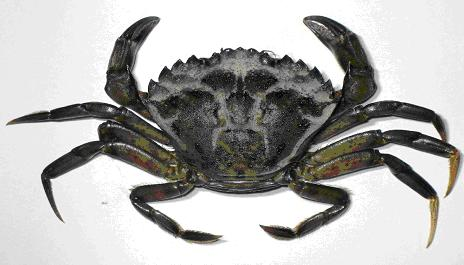
#> input picture source_images/EuropeanGreenCrab.jpg, 464 x 265 px; its folder holds only this picture in this run
$ python main.py
#> lines starting #> are read from the running program, lines starting #| are printed output that depends on the picture
import cv2
import numpy as np
import random
import os
import glob
import json
import yaml

SOURCE_DIR = "source_images"
OUTPUT_DIR = "dataset"
CLASS_NAMES = ["green_crab", "rock_crab", "jonah_crab"]
BOXES_CACHE = os.path.join(SOURCE_DIR, "boxes.json")

COPIES_PER_SOURCE = 150
VAL_SPLIT = 0.15
IMG_SIZE = 640


# [55 lines left out: functions infer_class_id, draw_box_interactively, not called in this run]


def load_or_create_boxes():
    if os.path.exists(BOXES_CACHE):
        with open(BOXES_CACHE) as f:
#> (reads source_images/boxes.json from the repository)
            cache = json.load(f)
    else:
        cache = {}

    image_paths = sorted(glob.glob(os.path.join(SOURCE_DIR, "*.jpg")) +
                          glob.glob(os.path.join(SOURCE_DIR, "*.jpeg")) +
                          glob.glob(os.path.join(SOURCE_DIR, "*.png")))
    if not image_paths:
        raise SystemExit(f"No images found in {SOURCE_DIR}/. Put your crab photos there first.")

    changed = False
    for img_path in image_paths:
        fname = os.path.basename(img_path)
        if fname in cache:
            continue
        print(f"\nLabeling {fname} ...")
        class_id = infer_class_id(fname)
        box = draw_box_interactively(img_path)
        cache[fname] = {"class_id": class_id, "box": list(box)}
        changed = True

    if changed:
        with open(BOXES_CACHE, "w") as f:
            json.dump(cache, f, indent=2)

    return cache


def rotate_point(pt, matrix):
    x, y = pt
    new_x = matrix[0, 0] * x + matrix[0, 1] * y + matrix[0, 2]
    new_y = matrix[1, 0] * x + matrix[1, 1] * y + matrix[1, 2]
    return new_x, new_y


def augment_one(image, box, angle, scale, brightness, contrast):
    h, w = image.shape[:2]
    center = (w / 2, h / 2)
    matrix = cv2.getRotationMatrix2D(center, angle, scale)
    rotated = cv2.warpAffine(image, matrix, (w, h), borderMode=cv2.BORDER_REFLECT)

    x_min, y_min, x_max, y_max = box
    corners = [(x_min, y_min), (x_max, y_min), (x_max, y_max), (x_min, y_max)]
    transformed = [rotate_point(c, matrix) for c in corners]
    xs = [p[0] for p in transformed]
    ys = [p[1] for p in transformed]
    new_box = (max(min(xs), 0), max(min(ys), 0), min(max(xs), w), min(max(ys), h))

    jittered = cv2.convertScaleAbs(rotated, alpha=contrast, beta=brightness)
    return jittered, new_box


def to_yolo_format(box, img_w, img_h):
    x_min, y_min, x_max, y_max = box
    xc = ((x_min + x_max) / 2) / img_w
    yc = ((y_min + y_max) / 2) / img_h
    w = (x_max - x_min) / img_w
    h = (y_max - y_min) / img_h
    return xc, yc, w, h


def main():
    boxes = load_or_create_boxes()

    for split in ["train", "val"]:
        os.makedirs(f"{OUTPUT_DIR}/images/{split}", exist_ok=True)
        os.makedirs(f"{OUTPUT_DIR}/labels/{split}", exist_ok=True)

    total_written = 0
    for fname, info in boxes.items():
        img_path = os.path.join(SOURCE_DIR, fname)
        image = cv2.imread(img_path)
#> image is the input picture: shape (265, 464, 3); mean B, G, R 176.8, 178.7, 179.3
        if image is None:
            print(f"WARNING: could not read {img_path}, skipping")
            continue

        base_name = os.path.splitext(fname)[0]
        class_id = info["class_id"]
        box = tuple(info["box"])

        for i in range(COPIES_PER_SOURCE):
            angle = random.uniform(0, 360)
            scale = random.uniform(0.7, 1.3)
            brightness = random.uniform(-40, 40)
            contrast = random.uniform(0.8, 1.2)

            aug_img, aug_box = augment_one(image, box, angle, scale, brightness, contrast)
            resized = cv2.resize(aug_img, (IMG_SIZE, IMG_SIZE))

            h, w = aug_img.shape[:2]
            scale_x, scale_y = IMG_SIZE / w, IMG_SIZE / h
            final_box = (aug_box[0] * scale_x, aug_box[1] * scale_y,
                         aug_box[2] * scale_x, aug_box[3] * scale_y)

            split = "val" if random.random() < VAL_SPLIT else "train"
            out_name = f"{base_name}_{i:04d}"

            cv2.imwrite(f"{OUTPUT_DIR}/images/{split}/{out_name}.jpg", resized)
            yolo_box = to_yolo_format(final_box, IMG_SIZE, IMG_SIZE)
            with open(f"{OUTPUT_DIR}/labels/{split}/{out_name}.txt", "w") as f:
                f.write(f"{class_id} {' '.join(f'{v:.6f}' for v in yolo_box)}\n")

            total_written += 1
#> this loop made 150 passes
#> (aug_box, final_box, xc in to_yolo_format, yc in to_yolo_format) on passes 1 to 7: ((0, 0, 464, 265), (0, 0, 640, 640), 0.5, 0.5), ((0, 0, 464, 265), (0, 0, 640, 640), 0.5, 0.5), ((0, 0, 464, 265), (0, 0, 640, 640), 0.5, 0.5), ((66.01, 0, 389.3, 265), (91.05, 0, 536.9, 640), 0.491, 0.5), ((0, 0, 461.7, 265), (0, 0, 636.9, 640), 0.498, 0.5), ((0, 0, 464, 265), (0, 0, 640, 640), 0.5, 0.5), ((0, 0, 464, 265), (0, 0, 640, 640), 0.5, 0.5)
#> pass 1, in augment_one, `rotated = cv2.warpAffine(image, matrix, (w, h), borderMode=cv2.BORDER_..`:
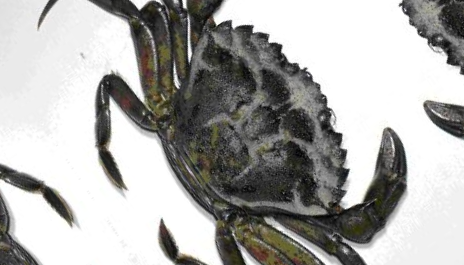
#> rotated: shape (265, 464, 3); mean B, G, R 169.8, 172.1, 172.6
#> pass 1, in augment_one, `jittered = cv2.convertScaleAbs(rotated, alpha=contrast, beta=brightness)`:
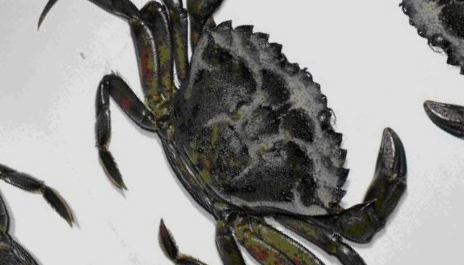
#> jittered: shape (265, 464, 3); mean B, G, R 147.1, 149.1, 149.5
#> pass 1, in main, `resized = cv2.resize(aug_img, (IMG_SIZE, IMG_SIZE))`:
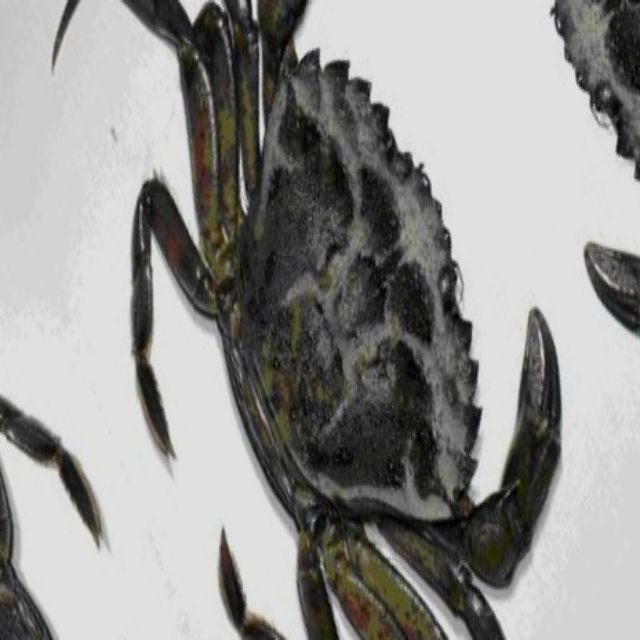
#> resized: shape (640, 640, 3); mean B, G, R 147, 149, 149.4
#> pass 2, in augment_one (call 2), `rotated = cv2.warpAffine(image, matrix, (w, h), borderMode=cv2.BORDER_..`:
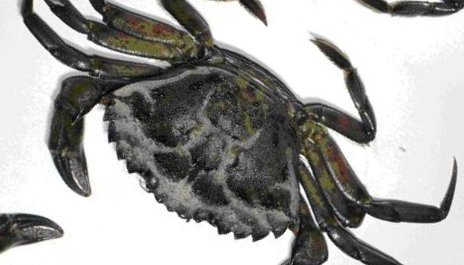
#> rotated: shape (265, 464, 3); mean B, G, R 161.1, 163.4, 163.9
#> after the loop:
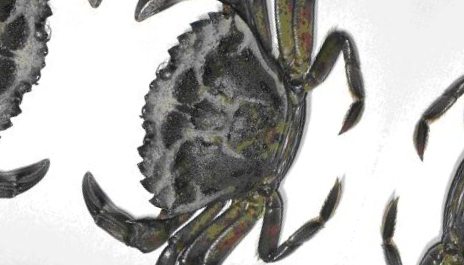
#> aug_img: shape (265, 464, 3); mean B, G, R 177.7, 179.6, 180.1

    data_yaml = {
        "path": os.path.abspath(OUTPUT_DIR),
        "train": "images/train",
        "val": "images/val",
        "names": {i: name for i, name in enumerate(CLASS_NAMES)},
    }
    with open(f"{OUTPUT_DIR}/data.yaml", "w") as f:
        yaml.dump(data_yaml, f, sort_keys=False)

    print(f"\nDone. Wrote {total_written} augmented images across train and val.")
    print(f"Train with: model.train(data='{OUTPUT_DIR}/data.yaml', epochs=100, imgsz={IMG_SIZE})")


if __name__ == "__main__":
    main()
